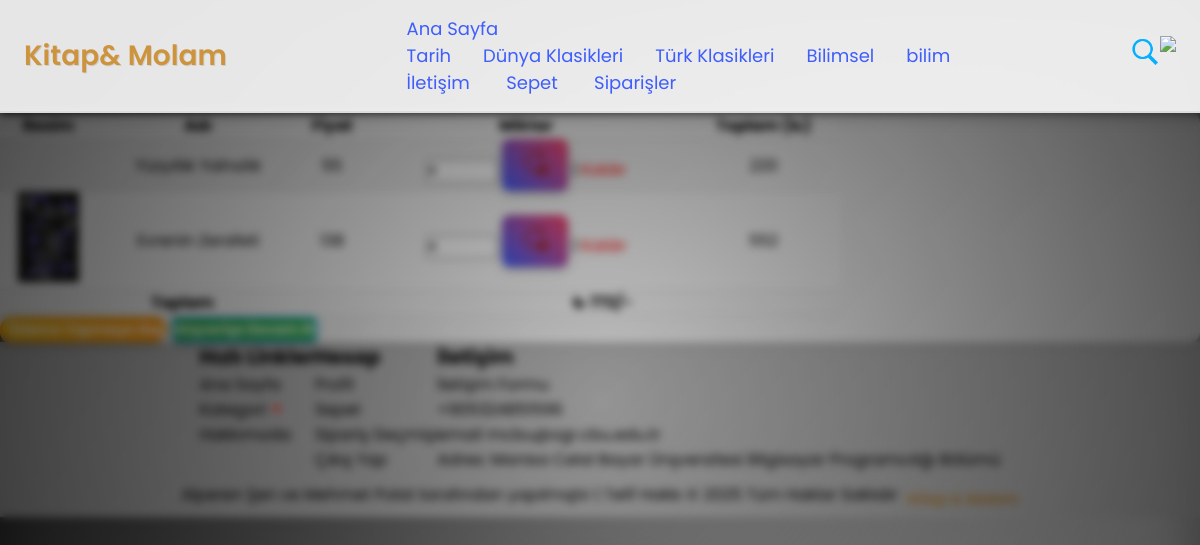
The page /cart.php (signed in) on the database its author committed.
### tables this page shows
CREATE TABLE `cart` (
  `id` int(100) NOT NULL,
  `book_id` int(20) NOT NULL,
  `user_id` int(100) NOT NULL,
  `name` varchar(50) NOT NULL,
  `price` int(20) NOT NULL,
  `image` varchar(25) NOT NULL,
  `quantity` int(25) NOT NULL,
  `total` double(10,2) NOT NULL,
  `date` datetime NOT NULL DEFAULT current_timestamp()
);

### cart.php (the view, shortened to what this page needs)
<?php
include 'config.php';
$user_id = $_SESSION['user_id'];
?>
<!DOCTYPE html>
<html lang="tr">
<head>
    <link rel="stylesheet" href="css/hello.css">
</head>
<body>
    <?php
    include 'index_header.php';
    ?>
    <div class="cart_form">
        <table style="width: 70%; align-items:center; margin:10px auto;" >
            <thead>
                <th>Resim</th>
                <th>Adı</th>
                <th>Fiyat</th>
                <th>Miktar</th>
                <th>Toplam (₺)</th>
            </thead>
            <tbody>
                <?php
                $total = 0;
                $select_book = $conn->query("SELECT id, name,price, image ,quantity,total  FROM cart Where user_id= $user_id");
                if ($select_book->num_rows  > 0) {
                    while ($row = $select_book->fetch_assoc()) {
                ?>
                        <tr>
                            <td><img style="height: 90px;" src="./added_books/<?php echo $row['image']; ?>" alt=""></td>
                            <td><?php echo $row['name']; ?></td>
                            <td><?php echo $row['price']; ?></td>
                            <td>
                                <form action="" method="POST">
                                    <input type="number" name="update_quantity" min="1" max="10" value="<?php echo $row['quantity']; ?>">
                                <button style="background:transparent ;" name="update"><img style="height: 26px; cursor:pointer;" src="./images/update1.png" alt="güncelle"></button> |
                                <a style="color: red;" href="cart.php?remove=<?php echo $row['id'];?>"> Kaldır</a>
                                </form>
                            </td>
                            <td><?php $sub_total=$row['price']*$row['quantity']; echo $subtotal=number_format($row['price']*$row['quantity']); ?></td>
                            </tr>
                <?php
                $total += $sub_total;
                    }
                } else {
                    echo '<p class="empty">Sepetinizde henüz bir şey yok !!!!!!!!</p>';
                }
                ?>
                <tr>
                    <th style="text-align:center;" colspan="3">Toplam</th>
                    <th colspan="2">₺ <?php echo $total; ?>/- </th>
                </tr>
            </tbody>
        </table>
        <a href="checkout.php" class="btn cart-btn1" style="display:<?php if($total>1){ echo 'inline-block'; }else{ echo 'none'; };?>" > &nbsp; Ödeme Yapmaya Geç</a> <a class="cart-btn2" href="index.php">Alışverişe Devam Et</a>
    </div>
    <?php include'index_footer.php'; ?>
</body>
</html>

### css/hello.css (style rules this page uses)
* { margin: 0 !important; padding: 0 !important; font-family: "Poppins", sans-serif !important; box-sizing: border-box !important; text-decoration: none !important; }
body { background: linear-gradient(135deg, #000000, #ffffff) !important; min-height: 100vh !important; width: 100% !important; background-size: cover !important; background-attachment: fixed !important; overflow-x: hidden !important; position: relative !important; }
body::before { content: "" !important; position: absolute !important; top: 0 !important; left: 0 !important; width: 100% !important; height: 100% !important; background-image: url("https://www.transparenttextures.com/patterns/noise.png") !important; opacity: 0.05 !important; z-index: 1 !important; pointer-events: none !important; }
body::after { content: "" !important; position: absolute !important; top: 0 !important; left: 0 !important; width: 100% !important; height: 100% !important; background: radial-gradient(circle, rgba(0, 0, 0, 0.2), rgba(0, 0, 0, 0.7)) !important; z-index: 2 !important; pointer-events: none !important; backdrop-filter: blur(4px) !important; }
button, .update_btn, .delete_btn { background: linear-gradient(45deg, #3f5efb, #fc466b) !important; color: white !important; border: none !important; border-radius: 8px !important; padding: 10px 20px !important; font-weight: bold !important; cursor: pointer !important; transition: all 0.3s ease !important; box-shadow: 0 4px 10px rgba(0, 0, 0, 0.2) !important; }

### cart.php (style rules this page uses)
body { background: linear-gradient(to right, #e0e0e0, #b0b0b0, #ffffff, #b0b0b0, #e0e0e0) !important; color: #333; font-family: 'Arial', sans-serif; margin: 0; padding: 0; box-sizing: border-box; }
.cart-btn1, .cart-btn2 { display: inline-block; margin: auto; padding: 0.8rem 1.5rem; cursor: pointer; font-size: 14px; border-radius: 2rem; text-transform: capitalize; transition: all 0.3s ease; font-weight: bold; box-shadow: 0 4px 6px rgba(0, 0, 0, 0.2); }
.cart-btn1 { margin-left: 40%; background: linear-gradient(45deg, #ffc107, #ff8b00); color: white; border: 2px solid #ff9800; }
.cart-btn2 { background: linear-gradient(45deg, #2196f3, #00bcd4); color: white; border: 2px solid #03a9f4; }
table { width: 70%; margin: 10px auto; border-collapse: collapse; }
th, td { padding: 15px; text-align: center; border-bottom: 1px solid #ddd; font-size: 16px; }
th { background: #f4f4f4; font-weight: bold; }
tr:nth-child(even) { background-color: #f9f9f9; }
.cart_form { padding: 20px; background: rgba(255, 255, 255, 0.9); border-radius: 10px; box-shadow: 0 5px 15px rgba(0, 0, 0, 0.2); margin: 20px; }
img { max-width: 100%; height: auto; }
a { text-decoration: none; }
a.cart-btn2 { margin-top: 15px; padding: 10px 20px; border-radius: 5px; background: #28a745; color: white; font-weight: bold; text-align: center; }

### index_header.php (style rules this page uses)
body { background: linear-gradient(135deg, #3f5efb, #fc466b); min-height: 100vh; width: 100%; background-size: cover; background-attachment: fixed; overflow-x: hidden; position: relative; box-shadow: inset 0 0 50px rgba(0, 0, 0, 0.3); }
body::before { content: ""; position: absolute; top: 0; left: 0; width: 100%; height: 100%; background-image: url("https://www.transparenttextures.com/patterns/noise.png"); opacity: 0.05; z-index: 1; pointer-events: none; }
button, .update_btn, .delete_btn { background: linear-gradient(45deg, #3f5efb, #fc466b); color: white; border: none; border-radius: 8px; padding: 10px 20px; font-weight: bold; cursor: pointer; transition: all 0.3s ease; box-shadow: 0 4px 10px rgba(0, 0, 0, 0.2); }

### index_footer.php (style rules this page uses)
* { text-decoration: none; list-style: none; color: black; }

### rows shown on the page
cart: name "Yüzyıllık Yalnızlık", price "55", update_quantity "4", $subtotal=number_format($row['price']*$row['quantity']) "220"
cart: image (picture), name "Evrenin Zerafeti", price "138", update_quantity "4", $subtotal=number_format($row['price']*$row['quantity']) "552"

### other values the page prints
$category_name "Tarih"
$category_name "Dünya Klasikleri"
$category_name "Türk Klasikleri"
$category_name "Bilimsel"
$category_name "bilim"
$total "772"
